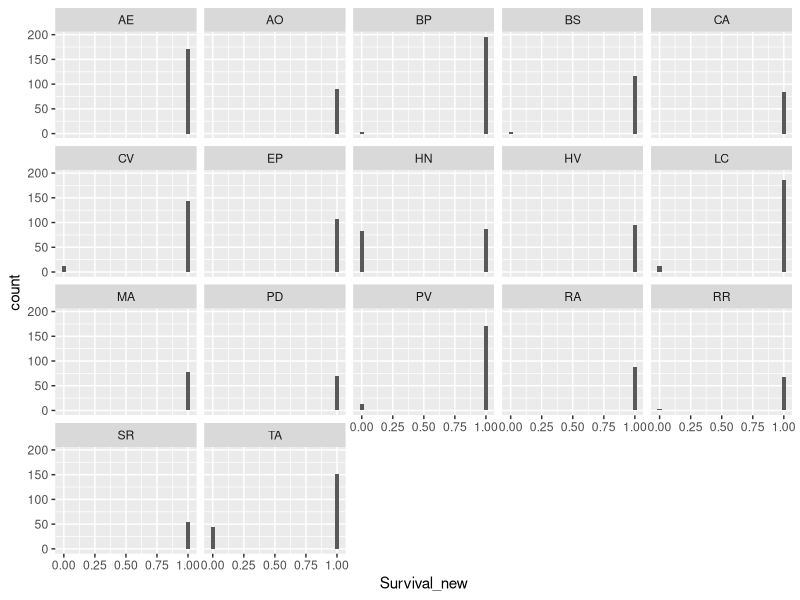
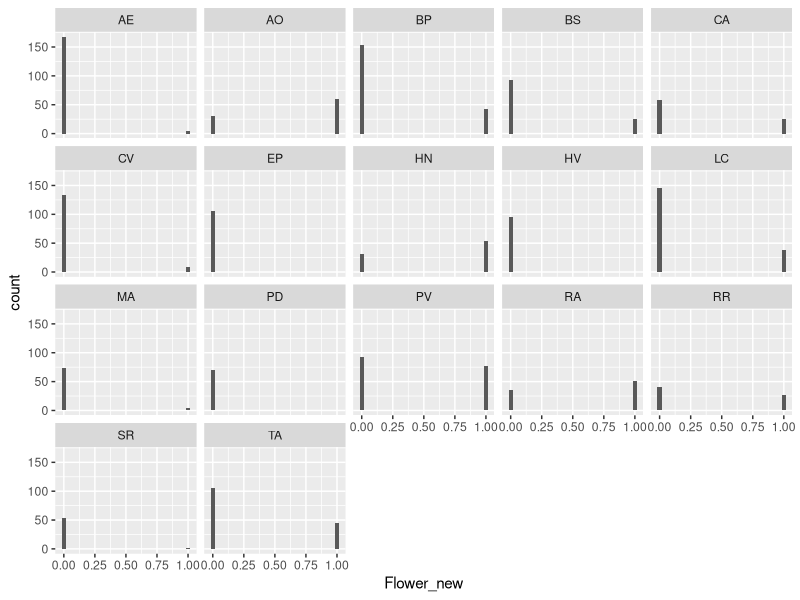
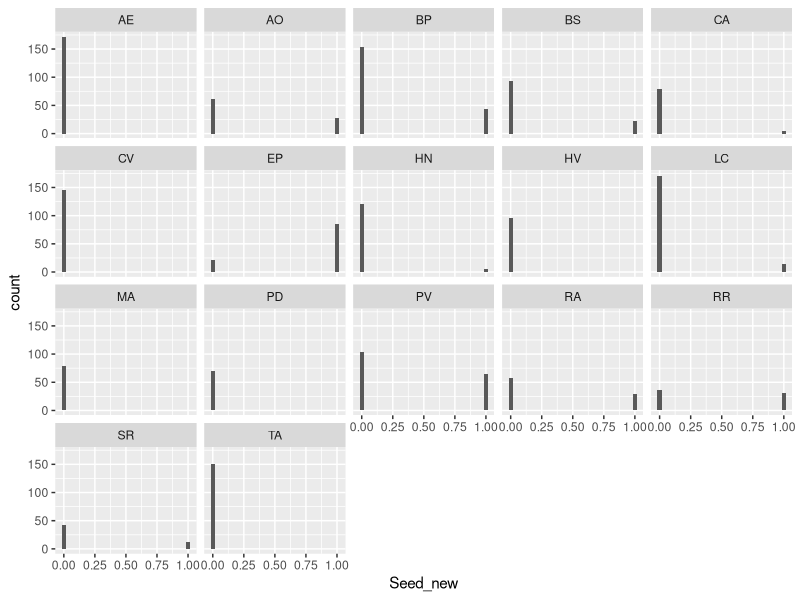

Reproduce these figures in R, in order. (Note: this script raises an error after producing the figures.)
# R Thornley
# 18/09/2025
# Check and tidy raw demo data from 2025 fieldwork - 

library(tidyverse)

################################################################################
# NOTES ON FIELD VARIABLES
################################################################################
# GROWTH

# SIZE
# Width_1 and Width_2 if multiplied together = area (proxy for size)
# If only Width_1 values given and Width_2 is empty - then this value is the area of a mini quadrat
# Height - always given per species 

# NUMBER OF LEAVES
# Only available for some species 

# REPRODUCTIVE OUTPUT

# FLOWER: whether an individual is in flower and what flowering stage / how many flowers
# SEED: whether an individual is seeding and how many seeds

################################################################################
# LOAD / TIDY DATA
################################################################################

demo <- read_csv("data/master_data/demography_final_2025.csv")
names(demo)
head(demo)
glimpse(demo)
demo$Leaves
demo$Site

var_levels <-
  demo %>%
  select(Survival, Seed, Flower) %>% 
  select(where(~ is.factor(.x) || is.character(.x))) %>%
  summarise(across(everything(), ~ list(unique(.x)))) %>%
  pivot_longer(everything(), names_to = "variable", values_to = "levels") %>%
  unnest(levels)

# create a unique identifier per column
# give the time point column an order

demo <-
  demo %>% 
  dplyr::select(!c(Notes_1, Notes_2)) %>%
  mutate(unique_id = case_when(
    Site == "Wytham" ~ paste0(Site, "_", Treatment, "_", Block, "_", Species, "_", Individual_nos),
    Site == "Hazelrigg" ~ paste0(Site, "_", Treatment, "_", Block, "_", Species, "_", Individual_nos),
    Site == "Ainsdale" ~ paste0(Site, "_", Treatment, "_", Block, "_", Plot_nos, "_", Species, "_", Individual_nos))) %>%
  mutate(Time_point = factor(Time_point, levels = c("T1", "T2", "T3", "T4"))) 


################################################################################
# BINARY / SURVIVAL etc - create data
################################################################################

# create binary value columns for the survival and reproduction columns
# create separate data sets for the survival, reproduction and growth vital rate modelling

survival <- demo %>%
  dplyr::select(unique_id, Site, Treatment, Block, Plot_nos, Individual_nos, Species, 
                Date, Time_point, Survival) %>%
  mutate(Survival_new = case_when(
    Survival == "yes" ~ 1L,
    Survival == "no" ~ 0L,
    is.na(Survival)  ~ NA_integer_,
    TRUE ~ NA_integer_))

flower <- demo %>% 
  filter(!Flower == "Dead") %>% 
  dplyr::select(unique_id, Site, Treatment, Block, Plot_nos, Individual_nos, Species, 
                Date, Time_point, Flower) %>%
  mutate(Flower_new = case_when(
    Flower == "None" ~ 0L,
    is.na(Flower) ~ NA_integer_,
    TRUE ~ 1L))
unique(flower$Flower_new)

seed <- demo %>%
  filter(!Seed == "Dead") %>% 
  dplyr::select(unique_id, Site, Treatment, Block, Plot_nos, Individual_nos, Species, 
                Date, Time_point, Seed) %>%
  mutate(Seed_new = case_when(
    Seed == "None" ~ 0,
    is.na(Seed) ~ NA_integer_,
    TRUE ~ 1L))

################################################################################
# VISUALISE DEMOGRAPHIC CHANGES PER SPECIES OVER TIME WITHIN SPECIES - binary
################################################################################
names(survival)

survival %>% 
  ggplot(aes(Survival_new))+
  geom_histogram()+
  facet_wrap(~Species)
# a survival analysis can only be done for a limited number of species
# most individuals of most species did not die during the sampling period

flower %>% 
  ggplot(aes(Flower_new))+
  geom_histogram()+
  facet_wrap(~Species)

seed %>% 
  ggplot(aes(Seed_new))+
  geom_histogram()+
  facet_wrap(~Species)

################################################################################
# EXPORT THIS DATA FOR GLM modelling
################################################################################

write_csv(survival, "results/survival_binary_evo.csv")
write_csv(flower, "results/flower_binary_evo.csv")
write_csv(seed, "results/seed_binary_evo.csv")

################################################################################
# CREATE CONTINUOUS VARIABLES: SIZE
################################################################################

demo$unique_id
demo$Height
demo$Width_1
demo$Width_2

# Create the area data
demo <- 
  demo %>% 
  mutate(Width_1 = as.numeric(Width_1)) %>%
  mutate(Width_2 = as.numeric(Width_1)) %>%
  mutate(area = case_when(is.numeric(Width_1) & is.numeric(Width_2) ~ Width_1*Width_2,
                                 is.numeric(Width_1) & is.na(Width_2) ~ Width_1,
                                 TRUE ~ NA))
demo$area
demo$Height

################################################################################
# CREATE CONTINUOUS VARIABLES: REPRODUCTION
################################################################################

# These variables have to be sorted per species - some quite detailed information for some species available
demo$Flower
demo$Seed
demo %>% arrange(Species) %>% distinct(Species)

################################################################################
# SPECIES THAT HAVE ALL FLOWERS AT SAME TIME POINT
################################################################################

# AE
demo %>% select(Species, Time_point, Flower) %>% filter(Species == "AE") %>% group_by(Time_point) %>% distinct()
AE <- demo %>%
  filter(Species == "AE") %>%
  mutate(
    nos_flower = case_when(
      Flower == "None" ~ 0,
      Flower == "Dead" ~ NA_real_,
      grepl("^[0-9]+ x (NEB|EB)$", Flower) ~ as.numeric(str_extract(Flower, "^[0-9]+")),
      TRUE ~ NA_real_))
# all the flowers for this species are at T3 - so max number makes the most sense
AE %>% ggplot(aes(Time_point, nos_flower, group = unique_id)) + geom_point()
# there are very few individuals that actually flower during our sampling
AE$nos_flower
AE %>% group_by(unique_id) %>% summarise(flower = sum(nos_flower)) %>% filter(flower >0)
AE <- AE %>% mutate(nos_flower = if_else(nos_flower >= 1, 1L, 0L, missing = NA_integer_))
unique(AE$nos_flower)

# AO
# This species flower continuously across the growing season - take the mean at the individual level
demo %>% select(Species, Time_point, Flower) %>% filter(Species == "AO") %>% group_by(Time_point) %>% distinct()
AO <- demo %>%
  filter(Species == "AO") 
AO %>% ggplot(aes(Time_point, Flower, group = unique_id)) + geom_point()
AO <- AO %>%
  mutate(
    nos_flower = case_when(
      Flower == "None" ~ 0,
      Flower == "Dead" ~ NA_real_,
      TRUE ~ suppressWarnings(as.numeric(Flower))
    )
  ) %>%
  group_by(unique_id) %>%
  mutate(nos_flower = mean(nos_flower, na.rm = TRUE)) %>%
  ungroup()

# BP
demo %>% select(Species, Time_point, Flower) %>% filter(Species == "BP") %>% group_by(Time_point) %>% distinct()
BP <- demo %>%
  filter(Species == "BP") %>%
  mutate(
    nos_flower = case_when(
      Flower == "None" ~ 0,
      Flower == "Dead" ~ NA_real_,
      grepl("^\\d+ x (RS|SH) \\(NIF\\)$", Flower) ~ as.numeric(str_extract(Flower, "^\\d+")),
      TRUE ~ NA_real_))
# all the flowers for this species are at T3 - so max number makes the most sense
BP %>% ggplot(aes(Time_point, nos_flower, group = unique_id)) + geom_point()

# BS
demo %>% select(Species, Time_point, Flower) %>% filter(Species == "BS") %>% group_by(Time_point) %>% distinct()
BS <- demo %>%
  filter(Species == "BS") %>%
  mutate(
    nos_flower = case_when(
      Flower == "None" ~ 0,
      Flower == "Dead" ~ NA_real_,
      grepl("^\\d+ x RS\\(NIF\\)$", Flower) ~ as.numeric(str_extract(Flower, "^\\d+")),
      TRUE ~ NA_real_))
# all the flowers for this species are at T3 - so max number makes the most sense
BS %>% ggplot(aes(Time_point, nos_flower, group = unique_id)) + geom_point()

# CV
demo %>% select(Species, Time_point, Flower) %>% filter(Species == "CV") %>% group_by(Time_point) %>% distinct()
CV <- demo %>% 
  filter(Species == "CV") %>%
  mutate(nos_flower = case_when(Species == "CV" & Flower == "None" ~ 0,
                                Species == "CV" & Flower == "Dead" ~ NA,
                                Species == "CV" & Flower == "1 x FS" ~ 1,
                                Species == "CV" & Flower == "2 x FS" ~ 2,
                                Species == "CV" & Flower == "3 x FS" ~ 3,
                                Species == "CV" & Flower == "4 x FS" ~ 4,
                                TRUE ~ NA))
# all the flowers for this species are at T4 - so max number makes the most sense
CV %>% ggplot(aes(Time_point, nos_flower, group = unique_id)) + geom_point()

# EP
# There are no flowering organs: only cones
demo %>% select(Species, Time_point, Flower) %>% filter(Species == "EP") %>% group_by(Time_point) %>% distinct()
EP<- demo %>% 
  filter(Species == "EP") %>%
  mutate(nos_flower = case_when(Species == "EP" & Flower == "None" ~ 0,
                                TRUE ~ NA))
EP %>% ggplot(aes(Time_point, nos_flower, group = unique_id)) + geom_point()

# HV
# There are no flowers
demo %>% select(Species, Time_point, Flower) %>% filter(Species == "HV") %>% group_by(Time_point) %>% distinct()
HV <- demo %>% 
  filter(Species == "HV") %>%
  mutate(nos_flower = case_when(Species == "HV" & Flower == "None" ~ 0,
                                TRUE ~ NA))
HV %>% ggplot(aes(Time_point, nos_flower, group = unique_id)) + geom_point()

# LC
demo %>% select(Species, Time_point, Flower) %>% filter(Species == "LC") %>% group_by(Time_point) %>% distinct()
LC <- demo %>%
  filter(Species == "LC") %>%
  mutate(
    nos_flower = sapply(Flower, function(f) {
      if (is.na(f)) return(NA_real_)
      nums <- str_extract_all(f, "\\d+")[[1]]
      if (length(nums) == 0) return(0)
      sum(as.numeric(nums))
    })
  )
unique(LC$nos_flower)
LC %>% ggplot(aes(Time_point, nos_flower, group = unique_id)) + geom_point()
# now I have to summarise it 
LC <- LC %>% group_by(unique_id) %>%
  mutate(nos_flower = mean(nos_flower, na.rm = TRUE)) %>%
  ungroup()

# MA
demo %>% select(Species, Time_point, Flower) %>% filter(Species == "MA") %>% group_by(Time_point) %>% distinct()
MA <- demo %>%
  filter(Species == "MA") %>%
  mutate(nos_flower = case_when(Species == "MA" & Flower == "None" ~ 0,
                                Species == "MA" & Flower == "1 x NEB" ~ 1,
                                       TRUE ~ NA))
unique(LC$nos_flower)
MA %>% ggplot(aes(Time_point, nos_flower, group = unique_id)) + geom_point()
# check this looks ok - no values are over 1
MA %>% group_by(unique_id) %>% tally(nos_flower) %>% filter(n>0) 

# PD
demo %>% select(Species, Time_point, Flower) %>% filter(Species == "PD") %>% group_by(Time_point) %>% distinct()
PD <- demo %>%
  filter(Species == "PD") %>%
  mutate(nos_flower = case_when(Species == "PD" & Flower == "None" ~ 0,
                                TRUE ~ NA))
unique(PD$nos_flower)
PD %>% ggplot(aes(Time_point, nos_flower, group = unique_id)) + geom_point()

# RA
demo %>% select(Species, Time_point, Flower) %>% filter(Species == "RA") %>% group_by(Time_point) %>% distinct()
RA <- demo %>%
  filter(Species == "RA") 

# SR
demo %>% select(Species, Time_point, Flower) %>% filter(Species == "SR") %>% group_by(Time_point) %>% distinct()
SR <- demo %>%
  filter(Species == "SR") %>%
  mutate(nos_flower = case_when(Species == "SR" & Flower == "None" ~ 0,
                                TRUE ~ NA))
SR %>% ggplot(aes(Time_point, nos_flower, group = unique_id)) + geom_point()


################################################################################
# BRING THESE DATA TOGETHER

all_simple <- rbind(AE, AO, BP, BS, CV, EP, HV, LC, MA, PD, SR)
names(all_simple)

################################################################################
# SPECIES WITH MORE COMPLEX PHENOLOGY
################################################################################

# PV
demo %>% select(Species, Time_point, Flower) %>% filter(Species == "PV") %>% group_by(Time_point) %>% distinct()
BS <- demo %>%
  filter(Species == "BS") %>%
  mutate(
    nos_flower = case_when(
      Flower == "None" ~ 0,
      Flower == "Dead" ~ NA_real_,
      grepl("^\\d+ x RS\\(NIF\\)$", Flower) ~ as.numeric(str_extract(Flower, "^\\d+")),
      TRUE ~ NA_real_))
# all the flowers for this species are at T3 - so max number makes the most sense
BS %>% ggplot(aes(Time_point, nos_flower, group = unique_id)) + geom_point()


# CA
demo %>% select(Species, Time_point, Flower) %>% filter(Species == "CA") %>% group_by(Time_point) %>% distinct()
CA <- demo %>% 
  filter(Species == "CA") %>%
  mutate(nos_flower = case_when(Species == "CA" & Flower == "None" ~ 0,
                                Species == "CA" & Flower == "None (eaten)" ~ 0,
                                Species == "CA" & Flower == "Dead" ~ NA,
                                Species == "CV" & Flower == "1 x FS" ~ 1,
                                Species == "CV" & Flower == "2 x FS" ~ 2,
                                Species == "CV" & Flower == "3 x FS" ~ 3,
                                Species == "CV" & Flower == "4 x FS" ~ 4,
                                TRUE ~ NA))
# all the flowers for this species are at T4 - so max number makes the most sense
CV %>% ggplot(aes(Time_point, nos_flower, group = unique_id)) + geom_point()

# HN
demo %>% select(Species, Time_point, Flower) %>% filter(Species == "HN") %>% group_by(Time_point) %>% distinct()

# RR
demo %>% select(Species, Time_point, Flower) %>% filter(Species == "RR") %>% group_by(Time_point) %>% distinct()
RR <- demo %>%
  filter(Species == "RR") 

# TA
demo %>% select(Species, Time_point, Flower) %>% filter(Species == "TA") %>% group_by(Time_point) %>% distinct()
